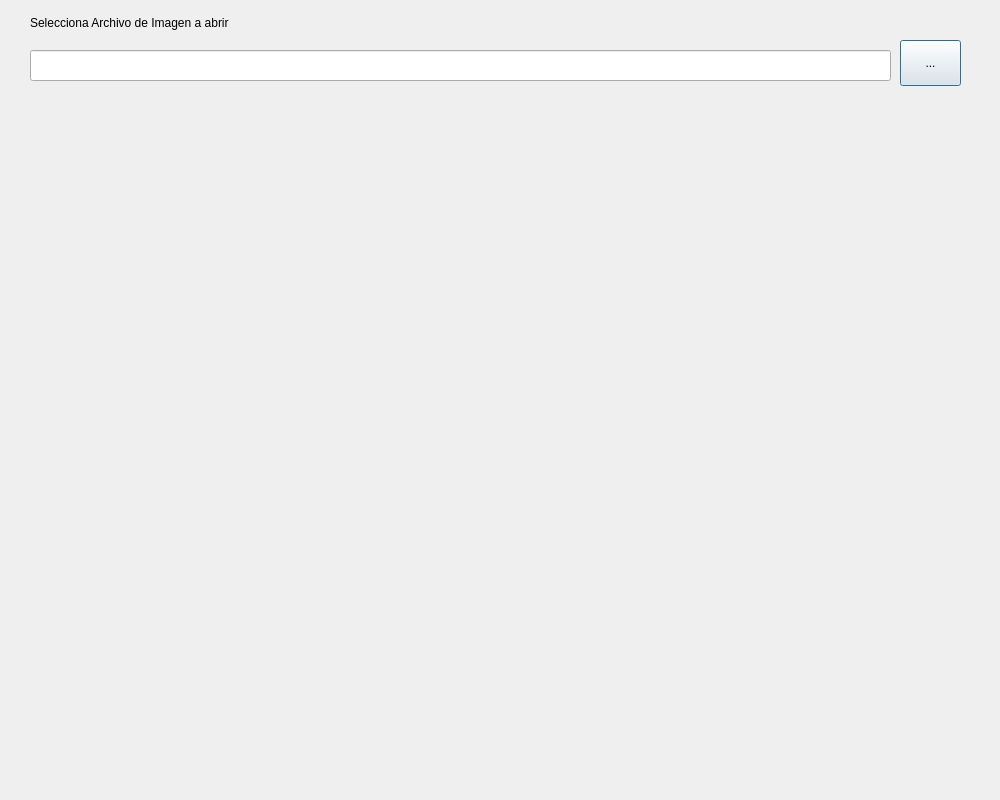
<?xml version="1.0" encoding="UTF-8"?>
<ui version="4.0">
 <class>dlgVisorImagen</class>
 <widget class="QDialog" name="dlgVisorImagen">
  <property name="geometry">
   <rect>
    <x>0</x>
    <y>0</y>
    <width>1000</width>
    <height>800</height>
   </rect>
  </property>
  <property name="windowTitle">
   <string>Visor de Imagenes</string>
  </property>
  <widget class="QPushButton" name="btnAbrir">
   <property name="geometry">
    <rect>
     <x>900</x>
     <y>40</y>
     <width>61</width>
     <height>46</height>
    </rect>
   </property>
   <property name="text">
    <string>...</string>
   </property>
  </widget>
  <widget class="QLabel" name="lblArchivo">
   <property name="geometry">
    <rect>
     <x>30</x>
     <y>10</y>
     <width>411</width>
     <height>25</height>
    </rect>
   </property>
   <property name="text">
    <string>Selecciona Archivo de Imagen a abrir</string>
   </property>
  </widget>
  <widget class="QLineEdit" name="txtArchivo">
   <property name="geometry">
    <rect>
     <x>30</x>
     <y>50</y>
     <width>861</width>
     <height>31</height>
    </rect>
   </property>
  </widget>
  <widget class="QLabel" name="lblMensaje">
   <property name="geometry">
    <rect>
     <x>40</x>
     <y>100</y>
     <width>911</width>
     <height>71</height>
    </rect>
   </property>
   <property name="text">
    <string/>
   </property>
  </widget>
  <widget class="QLabel" name="lblImagen">
   <property name="geometry">
    <rect>
     <x>40</x>
     <y>210</y>
     <width>921</width>
     <height>551</height>
    </rect>
   </property>
   <property name="text">
    <string/>
   </property>
   <property name="scaledContents">
    <bool>false</bool>
   </property>
  </widget>
 </widget>
 <resources/>
 <connections/>
</ui>
